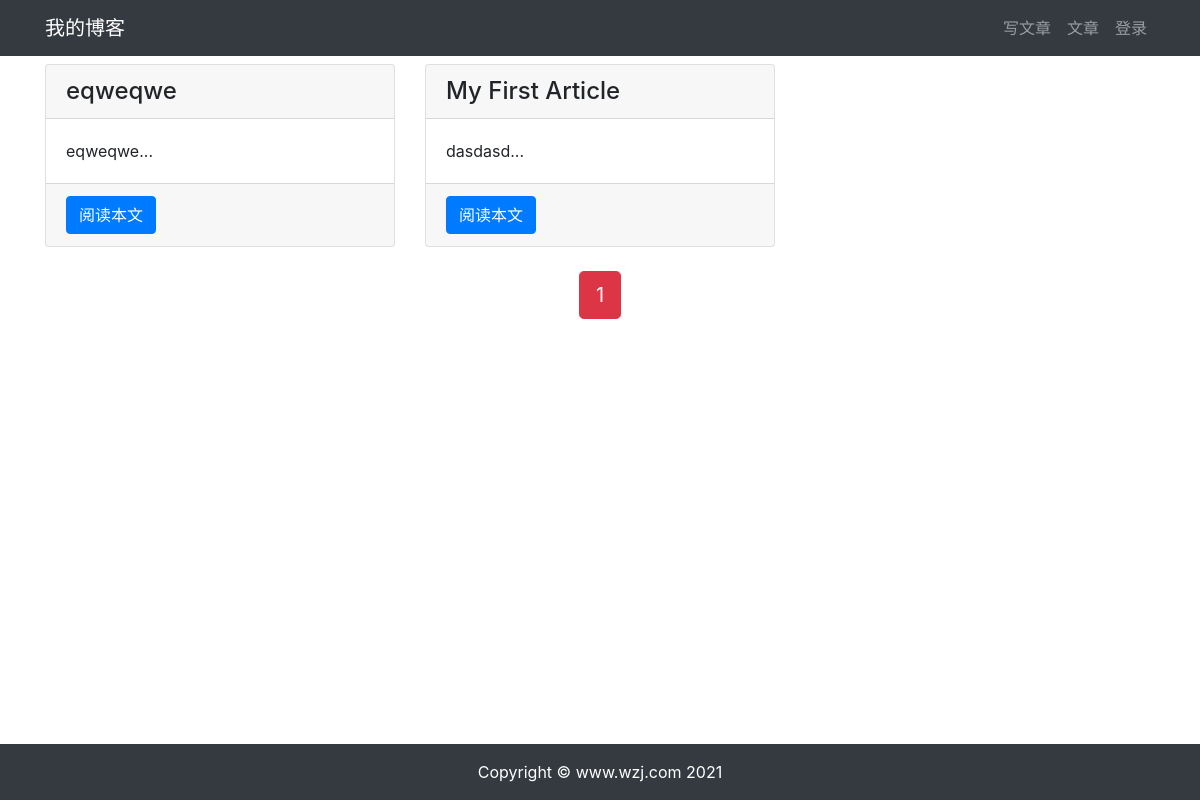
Page /article/article-list/ on the earlier database version.
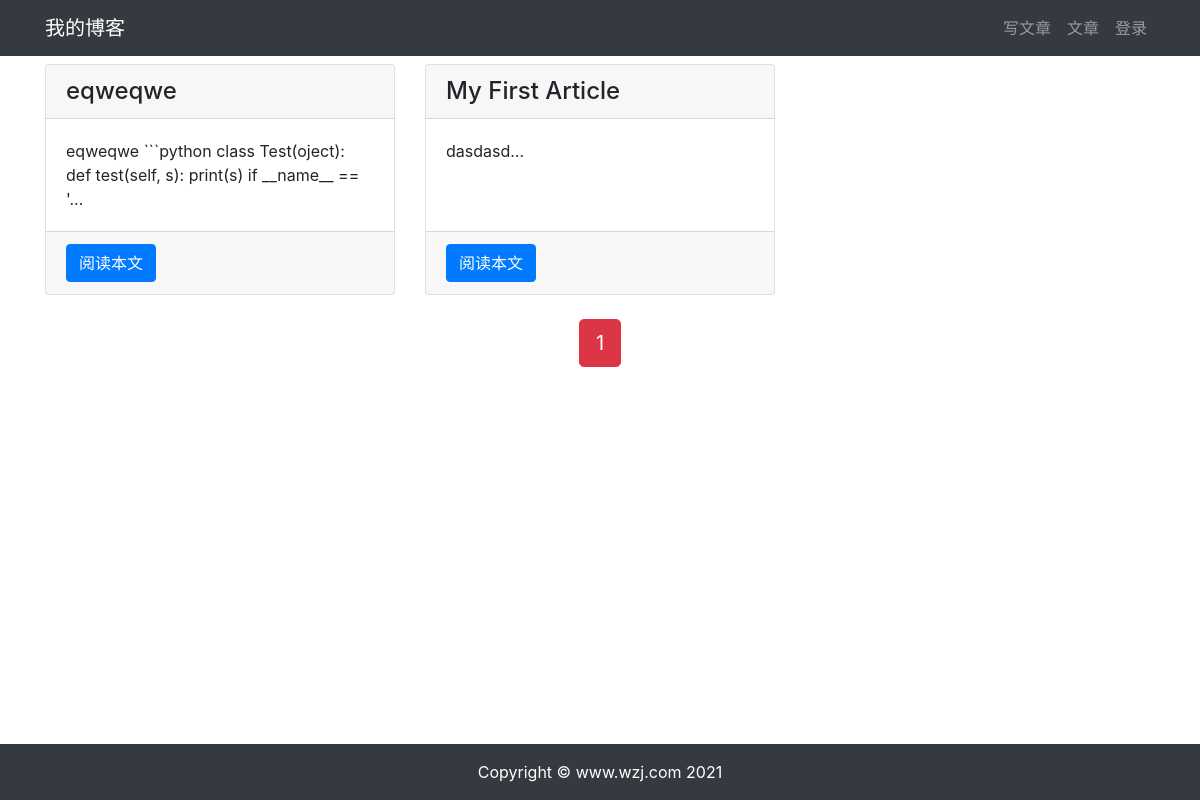
Same page on the later database version.
### article/models.py (models this page shows, shortened)
class ArticlePost(models.Model):
    author = models.ForeignKey(User, on_delete=models.CASCADE)
    title = models.CharField(max_length=100)
    body = models.TextField()
    created = models.DateTimeField(default=timezone.now)
    updated = models.DateTimeField(auto_now=True)
    class Meta:
        ordering = ('-created',)

### article/views.py (the view)
# urls.py: path('article-list/', views.article_list, name='article_list'),
def article_list(request):
    article_list = ArticlePost.objects.all()
    paginator = Paginator(article_list, 2)
    page = request.GET.get('page')
    articles = paginator.get_page(page)
    context = {'articles': articles}
    return render(request, 'article/list.html', context)

### templates/article/list.html (shortened to what this page needs)
{% extends "base.html" %}
{% load staticfiles %}
{% block content %}
<div class="container">
    <div class="row mt-2">
        {% for article in articles %}
        <div class="col-4 mb-4">
            <div class="card h-100">
                <h4 class="card-header">{{ article.title }}</h4>
                <div class="card-body">
                    <p class="card-text">{{ article.body|slice:'100' }}...</p>
                </div>
                <div class="card-footer">
                    <a href="{% url 'article:article_detail' article.id %}" class="btn btn-primary">阅读本文</a>
                </div>
            </div>
        </div>
        {% endfor %}
    </div>
    <div class="pagination row">
        <div class="m-auto">
            <span class="step-links">
                <span class="current btn btn-danger btn-lg">
                    {{ articles.number }}
                </span>
            </span>
        </div>
    </div>
</div>
{% endblock content %}

Differences in the rows shown:
changed ArticlePost "eqweqwe": body "eqweqwe" → "eqweqwe ```python class Test(oject): def test(self, s): print(s) if __name__ == '"
